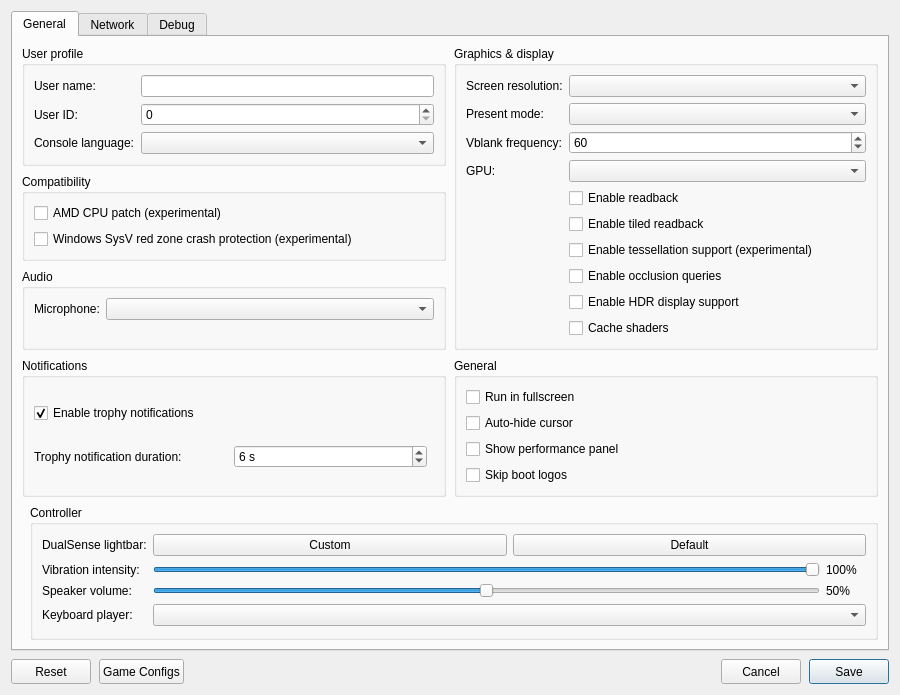
<?xml version="1.0" encoding="UTF-8"?>
<ui version="4.0">
 <class>ConfigurationEditDialog</class>
 <widget class="QDialog" name="ConfigurationEditDialog">
  <property name="geometry">
   <rect>
    <x>0</x>
    <y>0</y>
    <width>900</width>
    <height>620</height>
   </rect>
  </property>
  <property name="windowTitle">
   <string>Settings</string>
  </property>
  <property name="locale">
   <locale language="English" country="UnitedStates"/>
  </property>
  <layout class="QVBoxLayout" name="dialogLayout">
   <property name="spacing"><number>8</number></property>
   <item>
    <widget class="QTabWidget" name="settings_tabs">
     <property name="currentIndex"><number>0</number></property>
     <widget class="QWidget" name="settings_tab">
      <attribute name="title"><string>General</string></attribute>
      <layout class="QGridLayout" name="gridLayout">
       <property name="horizontalSpacing">
        <number>8</number>
       </property>
       <property name="verticalSpacing">
        <number>8</number>
       </property>
       <item row="0" column="0" colspan="2">
        <layout class="QGridLayout" name="sectionsLayout" columnstretch="1,1">
         <property name="horizontalSpacing">
          <number>8</number>
         </property>
         <property name="verticalSpacing">
          <number>8</number>
         </property>
         <item row="0" column="0">
          <widget class="QGroupBox" name="user_profile_group">
           <property name="title">
            <string>User profile</string>
           </property>
           <layout class="QFormLayout" name="userProfileLayout">
            <property name="fieldGrowthPolicy">
             <enum>QFormLayout::AllNonFixedFieldsGrow</enum>
            </property>
            <item row="0" column="0">
             <widget class="QLabel" name="label_user_name">
              <property name="text"><string>User name:</string></property>
             </widget>
            </item>
            <item row="0" column="1">
             <widget class="MandatoryLineEdit" name="lineEdit_user_name">
              <property name="toolTip"><string>Local user name exposed to games</string></property>
              <property name="clearButtonEnabled"><bool>true</bool></property>
             </widget>
            </item>
            <item row="1" column="0">
             <widget class="QLabel" name="label_user_id">
              <property name="text"><string>User ID:</string></property>
             </widget>
            </item>
            <item row="1" column="1">
             <widget class="QSpinBox" name="spinBox_user_id">
              <property name="toolTip"><string>Local user ID exposed to games</string></property>
             </widget>
            </item>
            <item row="2" column="0">
             <widget class="QLabel" name="label_console_language">
              <property name="text"><string>Console language:</string></property>
             </widget>
            </item>
            <item row="2" column="1">
             <widget class="QComboBox" name="comboBox_console_language">
              <property name="toolTip"><string>Language</string></property>
             </widget>
            </item>
           </layout>
          </widget>
         </item>
         <item row="2" column="0">
          <widget class="QGroupBox" name="audio_group">
           <property name="title"><string>Audio</string></property>
           <layout class="QFormLayout" name="audioLayout">
            <property name="fieldGrowthPolicy">
             <enum>QFormLayout::AllNonFixedFieldsGrow</enum>
            </property>
            <item row="0" column="0">
             <widget class="QLabel" name="label_audio_input_device">
              <property name="text"><string>Microphone:</string></property>
             </widget>
            </item>
            <item row="0" column="1">
             <widget class="QComboBox" name="comboBox_audio_input_device"/>
            </item>
           </layout>
          </widget>
         </item>
         <item row="0" column="1" rowspan="3">
          <widget class="QGroupBox" name="graphics_group">
           <property name="title">
            <string>Graphics &amp;&amp; display</string>
           </property>
           <layout class="QFormLayout" name="graphicsLayout">
            <property name="fieldGrowthPolicy">
             <enum>QFormLayout::AllNonFixedFieldsGrow</enum>
            </property>
            <item row="0" column="0">
             <widget class="QLabel" name="label_screen_resolution">
              <property name="text"><string>Screen resolution:</string></property>
             </widget>
            </item>
            <item row="0" column="1">
             <widget class="QComboBox" name="comboBox_screen_resolution">
              <property name="toolTip"><string>Window resolution</string></property>
             </widget>
            </item>
            <item row="1" column="0">
             <widget class="QLabel" name="label_present_mode">
              <property name="text"><string>Present mode:</string></property>
             </widget>
            </item>
            <item row="1" column="1">
             <widget class="QComboBox" name="comboBox_present_mode">
              <property name="toolTip"><string>Vulkan swapchain presentation mode</string></property>
             </widget>
            </item>
            <item row="2" column="0">
             <widget class="QLabel" name="label_vblank_frequency">
              <property name="text"><string>Vblank frequency:</string></property>
             </widget>
            </item>
            <item row="2" column="1">
             <widget class="QSpinBox" name="spinBox_vblank_frequency">
              <property name="toolTip"><string>Virtual display refresh rate used for frame pacing</string></property>
              <property name="minimum"><number>30</number></property>
              <property name="maximum"><number>360</number></property>
              <property name="value"><number>60</number></property>
             </widget>
            </item>
            <!--
            <item row="3" column="0">
             <widget class="QLabel" name="label_shader_optimization">
              <property name="text"><string>Shader optimization:</string></property>
             </widget>
            </item>
            <item row="3" column="1">
             <widget class="QComboBox" name="comboBox_shader_optimization_type">
              <property name="toolTip"><string>Optimize shaders for code size or performance</string></property>
             </widget>
            </item>
            -->
            <item row="4" column="0">
             <widget class="QLabel" name="label_gpu">
              <property name="text"><string>GPU:</string></property>
             </widget>
            </item>
            <item row="4" column="1">
             <widget class="QComboBox" name="comboBox_gpu">
              <property name="toolTip"><string>Graphics device used by the emulator</string></property>
             </widget>
            </item>
            <item row="5" column="1">
             <widget class="QCheckBox" name="checkBox_readback">
              <property name="toolTip"><string>Read back writable linear images</string></property>
              <property name="text"><string>Enable readback</string></property>
             </widget>
            </item>
            <item row="6" column="1">
             <widget class="QCheckBox" name="checkBox_readback_tiled">
              <property name="toolTip"><string>Read back small writable tiled images</string></property>
              <property name="text"><string>Enable tiled readback</string></property>
             </widget>
            </item>
            <item row="7" column="1">
             <widget class="QCheckBox" name="checkBox_tessellation">
              <property name="toolTip"><string>Draw tessellated geometry. Disabled by default; unsupported tessellation may cause crashes.</string></property>
              <property name="text"><string>Enable tessellation support (experimental)</string></property>
             </widget>
            </item>
            <item row="8" column="1">
             <widget class="QCheckBox" name="checkBox_occlusion_queries">
              <property name="toolTip"><string>Count the samples of occlusion queries on the GPU, so hidden lights and objects stay hidden. Costs some performance.</string></property>
              <property name="text"><string>Enable occlusion queries</string></property>
             </widget>
            </item>
            <item row="9" column="1">
             <widget class="QCheckBox" name="checkBox_hdr">
              <property name="toolTip"><string>Enable HDR10 output for supported games. Requires HDR enabled on the host display.</string></property>
              <property name="text"><string>Enable HDR display support</string></property>
             </widget>
            </item>
            <item row="10" column="1">
             <widget class="QCheckBox" name="checkBox_shader_cache">
              <property name="toolTip"><string>Save compiled shaders and pipelines per game and load them at startup.</string></property>
              <property name="text"><string>Cache shaders</string></property>
             </widget>
            </item>
           </layout>
          </widget>
         </item>
         <item row="3" column="0">
          <widget class="QGroupBox" name="notifications_group">
           <property name="title"><string>Notifications</string></property>
           <layout class="QVBoxLayout" name="notificationsLayout">
            <item>
             <widget class="QCheckBox" name="checkBox_trophy_notifications">
              <property name="toolTip"><string>Show trophy unlock notifications and play their sound.
    To use your own sound, replace the emulator's assets/sounds/trophy-unlock.wav with a WAV file and restart the game.</string></property>
              <property name="text"><string>Enable trophy notifications</string></property>
              <property name="checked"><bool>true</bool></property>
             </widget>
            </item>
            <item>
             <layout class="QHBoxLayout" name="trophyDurationLayout">
              <item>
               <widget class="QLabel" name="label_trophy_duration">
                <property name="text"><string>Trophy notification duration:</string></property>
               </widget>
              </item>
              <item>
               <widget class="QSpinBox" name="spinBox_trophy_duration">
                <property name="toolTip"><string>How long each trophy unlock notification stays on screen.</string></property>
                <property name="suffix"><string> s</string></property>
                <property name="minimum"><number>5</number></property>
                <property name="maximum"><number>10</number></property>
                <property name="value"><number>6</number></property>
               </widget>
              </item>
              <item>
               <spacer name="trophyDurationSpacer">
                <property name="orientation"><enum>Qt::Horizontal</enum></property>
               </spacer>
              </item>
             </layout>
            </item>
           </layout>
          </widget>
         </item>
         <item row="3" column="1">
          <widget class="QGroupBox" name="general_group">
           <property name="title"><string>General</string></property>
           <layout class="QVBoxLayout" name="generalLayout">
            <item>
             <widget class="QCheckBox" name="checkBox_fullscreen">
              <property name="toolTip"><string>Run in borderless desktop fullscreen</string></property>
              <property name="text"><string>Run in fullscreen</string></property>
             </widget>
            </item>
            <item>
             <widget class="QCheckBox" name="checkBox_hide_cursor">
              <property name="toolTip"><string>Hide the host cursor after 2 seconds without mouse activity</string></property>
              <property name="text"><string>Auto-hide cursor</string></property>
             </widget>
            </item>
            <item>
             <widget class="QCheckBox" name="checkBox_perf_overlay">
              <property name="toolTip"><string>Show FPS, frame times, CPU/GPU usage, RAM and memory pressure in the game window. Press F2 (Cmd+P on macOS) to toggle it, and add Shift for the detailed view.</string></property>
              <property name="text"><string>Show performance panel</string></property>
             </widget>
            </item>
            <item>
             <widget class="QCheckBox" name="checkBox_skip_notice_screen">
              <property name="toolTip"><string>Skip startup logos and notices in supported games.</string></property>
              <property name="text"><string>Skip boot logos</string></property>
             </widget>
            </item>
           </layout>
          </widget>
         </item>
         <item row="1" column="0">
          <widget class="QGroupBox" name="compatibility_group">
           <property name="title">
            <string>Compatibility</string>
           </property>
           <layout class="QVBoxLayout" name="compatibilityLayout">
            <item>
             <widget class="QCheckBox" name="checkBox_amd_cpu">
              <property name="toolTip"><string>Patch CPU instructions that differ between AMD and the host CPU.</string></property>
              <property name="text"><string>AMD CPU patch (experimental)</string></property>
             </widget>
            </item>
            <item>
             <widget class="QCheckBox" name="checkBox_red_zone_protection">
              <property name="toolTip"><string>Helps prevent crashes in some games on Windows</string></property>
              <property name="text"><string>Windows SysV red zone crash protection (experimental)</string></property>
             </widget>
            </item>
           </layout>
          </widget>
         </item>
        </layout>
       </item>
       <item row="1" column="1">
        <widget class="QGroupBox" name="controller_group">
         <property name="title"><string>Controller</string></property>
         <layout class="QFormLayout" name="controllerLayout">
          <property name="fieldGrowthPolicy"><enum>QFormLayout::AllNonFixedFieldsGrow</enum></property>
          <item row="0" column="0">
           <widget class="QLabel" name="label_controller_color">
            <property name="text"><string>DualSense lightbar:</string></property>
           </widget>
          </item>
          <item row="0" column="1">
           <layout class="QHBoxLayout" name="controllerColorLayout">
            <item>
             <widget class="QPushButton" name="button_controller_color">
              <property name="toolTip"><string>Choose and preview a fixed LED color. Bluetooth DualSense may take several seconds to update.</string></property>
              <property name="text"><string>Custom</string></property>
             </widget>
            </item>
            <item>
             <widget class="QPushButton" name="button_controller_color_reset">
              <property name="toolTip"><string>Let the game control the lightbar</string></property>
              <property name="text"><string>Default</string></property>
             </widget>
            </item>
           </layout>
          </item>
          <item row="1" column="0">
           <widget class="QLabel" name="label_controller_vibration">
            <property name="text"><string>Vibration intensity:</string></property>
           </widget>
          </item>
          <item row="1" column="1">
           <layout class="QHBoxLayout" name="controllerVibrationLayout">
            <item>
             <widget class="QSlider" name="slider_controller_vibration">
              <property name="toolTip"><string>Scale DualSense vibration over USB and Bluetooth</string></property>
              <property name="maximum"><number>100</number></property>
              <property name="value"><number>100</number></property>
              <property name="orientation"><enum>Qt::Horizontal</enum></property>
             </widget>
            </item>
            <item>
             <widget class="QLabel" name="label_controller_vibration_value">
              <property name="minimumSize"><size><width>40</width><height>0</height></size></property>
              <property name="text"><string>100%</string></property>
             </widget>
            </item>
           </layout>
          </item>
          <item row="2" column="0">
           <widget class="QLabel" name="label_controller_volume">
            <property name="text"><string>Speaker volume:</string></property>
           </widget>
          </item>
          <item row="2" column="1">
           <layout class="QHBoxLayout" name="controllerVolumeLayout">
            <item>
             <widget class="QSlider" name="slider_controller_volume">
              <property name="toolTip"><string>Scale the DualSense speaker over USB and Bluetooth. 50% is the previous default; 100% adds 6 dB of gain.</string></property>
              <property name="maximum"><number>100</number></property>
              <property name="value"><number>50</number></property>
              <property name="orientation"><enum>Qt::Horizontal</enum></property>
             </widget>
            </item>
            <item>
             <widget class="QLabel" name="label_controller_volume_value">
              <property name="minimumSize"><size><width>40</width><height>0</height></size></property>
              <property name="text"><string>50%</string></property>
             </widget>
            </item>
           </layout>
          </item>
          <item row="3" column="0">
           <widget class="QLabel" name="label_keyboard_player">
            <property name="text"><string>Keyboard player:</string></property>
           </widget>
          </item>
          <item row="3" column="1">
           <widget class="QComboBox" name="comboBox_keyboard_player">
            <property name="toolTip"><string>Gamepads fill the remaining players in connection order. Every player uses the same input mapping.</string></property>
           </widget>
          </item>
         </layout>
        </widget>
       </item>
      </layout>
     </widget>
     <widget class="QWidget" name="network_tab">
      <attribute name="title"><string>Network</string></attribute>
      <layout class="QVBoxLayout" name="networkTabLayout">
       <item>
        <widget class="QCheckBox" name="checkBox_network_connected">
         <property name="toolTip"><string>Let games use your computer's local network connection.</string></property>
         <property name="text"><string>Enable network connection</string></property>
        </widget>
       </item>
       <item>
        <spacer name="networkSpacer">
         <property name="orientation"><enum>Qt::Vertical</enum></property>
         <property name="sizeHint" stdset="0"><size><width>20</width><height>40</height></size></property>
        </spacer>
       </item>
      </layout>
     </widget>
     <widget class="QWidget" name="debug_tab">
      <attribute name="title"><string>Debug</string></attribute>
      <layout class="QVBoxLayout" name="debugTabLayout">
       <item>
        <widget class="QGroupBox" name="debug_group">
         <property name="title">
          <string>Debugging &amp;&amp; logs</string>
         </property>
         <layout class="QGridLayout" name="debugLayout" columnstretch="0,1,0,1">
          <property name="horizontalSpacing"><number>8</number></property>
          <property name="verticalSpacing"><number>6</number></property>
          <item row="0" column="0" colspan="2">
           <widget class="QCheckBox" name="checkBox_vulkan_validation">
            <property name="toolTip"><string>Enable Vulkan validation layers</string></property>
            <property name="text"><string>Vulkan validation</string></property>
            <property name="checked"><bool>true</bool></property>
           </widget>
          </item>
          <item row="0" column="2" colspan="2">
           <widget class="QCheckBox" name="checkBox_shader_validation">
            <property name="toolTip"><string>Validate SPIR-V binary</string></property>
            <property name="text"><string>Shader validation</string></property>
            <property name="checked"><bool>true</bool></property>
           </widget>
          </item>
          <item row="1" column="0" colspan="2">
           <widget class="QCheckBox" name="checkBox_renderdoc_capture">
            <property name="toolTip"><string>Enable RenderDoc capture</string></property>
            <property name="text"><string>RenderDoc capture</string></property>
           </widget>
          </item>
          <item row="1" column="2" colspan="2">
           <widget class="QCheckBox" name="checkBox_cmd_dump">
            <property name="toolTip"><string>Dump command buffers</string></property>
            <property name="text"><string>Command buffer dump</string></property>
           </widget>
          </item>
          <item row="2" column="0">
           <widget class="QLabel" name="label_shader_log_direction">
            <property name="text"><string>Shader logging:</string></property>
           </widget>
          </item>
          <item row="2" column="1">
           <widget class="QComboBox" name="comboBox_shader_log_direction">
            <property name="toolTip"><string>Dump shaders to file or console window. If enabled may decrease emulator performance</string></property>
           </widget>
          </item>
          <item row="2" column="2">
           <widget class="QLabel" name="label_shader_log_folder">
            <property name="text"><string>Shader log folder:</string></property>
           </widget>
          </item>
          <item row="2" column="3">
           <widget class="MandatoryLineEdit" name="lineEdit_shader_log_folder">
            <property name="toolTip"><string>Specify directory to dump shaders</string></property>
            <property name="clearButtonEnabled"><bool>true</bool></property>
           </widget>
          </item>
          <item row="3" column="0">
           <widget class="QLabel" name="label_printf_direction">
            <property name="text"><string>Printf output:</string></property>
           </widget>
          </item>
          <item row="3" column="1">
           <widget class="QComboBox" name="comboBox_printf_direction">
            <property name="toolTip"><string>Print logs to file or console window. If enabled may decrease emulator performance</string></property>
           </widget>
          </item>
          <item row="3" column="2">
           <widget class="QLabel" name="label_printf_file">
            <property name="text"><string>Printf output file:</string></property>
           </widget>
          </item>
          <item row="3" column="3">
           <widget class="MandatoryLineEdit" name="lineEdit_printf_file">
            <property name="toolTip"><string>Specify file to dump logs</string></property>
            <property name="clearButtonEnabled"><bool>true</bool></property>
           </widget>
          </item>
          <item row="4" column="0">
           <widget class="QCheckBox" name="checkBox_profiler">
            <property name="toolTip"><string>Enable the Tracy profiler. Profiling may decrease emulator performance</string></property>
            <property name="text"><string>Tracy profiler</string></property>
           </widget>
          </item>
          <item row="4" column="2">
           <widget class="QLabel" name="label_cmd_dump_folder">
            <property name="text"><string>Command buffer folder:</string></property>
           </widget>
          </item>
          <item row="4" column="3">
           <widget class="MandatoryLineEdit" name="lineEdit_cmd_dump_folder">
            <property name="toolTip"><string>Specify directory to dump command buffers</string></property>
            <property name="clearButtonEnabled"><bool>true</bool></property>
           </widget>
          </item>
         </layout>
        </widget>
       </item>
       <item>
        <widget class="QGroupBox" name="rendering_compatibility_group">
         <property name="title"><string>Rendering compatibility</string></property>
         <layout class="QVBoxLayout" name="renderingCompatibilityLayout">
          <item>
           <widget class="QLabel" name="label_rendering_compatibility">
            <property name="text"><string>These settings may help with rendering bugs at a slight performance cost.</string></property>
            <property name="wordWrap"><bool>true</bool></property>
           </widget>
          </item>
          <item>
           <widget class="QCheckBox" name="checkBox_sync_raw_image_buffers">
            <property name="toolTip"><string>Can fix missing textures and incorrect transparency (Resident Evil 2).</string></property>
            <property name="text"><string>Accurate texture synchronization</string></property>
           </widget>
          </item>
         </layout>
        </widget>
       </item>
       <item>
        <spacer name="debugSpacer">
         <property name="orientation"><enum>Qt::Vertical</enum></property>
         <property name="sizeHint" stdset="0"><size><width>20</width><height>40</height></size></property>
        </spacer>
       </item>
      </layout>
     </widget>
    </widget>
   </item>
   <item>
    <layout class="QHBoxLayout" name="buttonLayout">
     <item>
     <widget class="QPushButton" name="clear_button">
       <property name="minimumSize"><size><width>80</width><height>25</height></size></property>
       <property name="text"><string>Reset</string></property>
       <property name="toolTip"><string>Restore default settings</string></property>
      </widget>
     </item>
     <item>
      <widget class="QPushButton" name="settings_button">
       <property name="minimumSize"><size><width>80</width><height>25</height></size></property>
       <property name="text"><string>Game Configs</string></property>
       <property name="toolTip"><string>Import or export game configs</string></property>
      </widget>
     </item>
     <item>
      <spacer name="buttonSpacer">
       <property name="orientation"><enum>Qt::Horizontal</enum></property>
       <property name="sizeHint" stdset="0"><size><width>40</width><height>20</height></size></property>
      </spacer>
     </item>
     <item>
      <widget class="QPushButton" name="cancel_button">
       <property name="minimumSize"><size><width>80</width><height>25</height></size></property>
       <property name="text"><string>Cancel</string></property>
      </widget>
     </item>
     <item>
      <widget class="QPushButton" name="ok_button">
       <property name="minimumSize"><size><width>80</width><height>25</height></size></property>
       <property name="text"><string>Save</string></property>
       <property name="default"><bool>true</bool></property>
      </widget>
     </item>
    </layout>
   </item>
  </layout>
 </widget>
 <customwidgets>
  <customwidget>
   <class>MandatoryLineEdit</class>
   <extends>QLineEdit</extends>
   <header>mandatoryLineEdit.h</header>
  </customwidget>
 </customwidgets>
 <resources/>
</ui>
